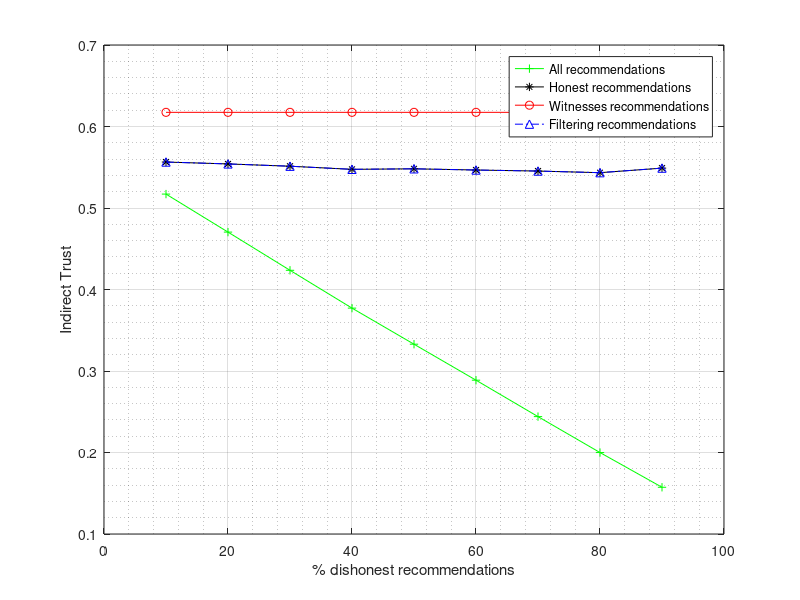

MATLAB code for this plot:
x=[10  20 30  40 50 60 70 80 90 ];

 y1=[0.517079403 0.470433464 0.423559566 0.377148814 0.332887575 0.288731725 0.244038407 0.199941537 0.157349542];

 y2=[0.556398886 0.554076219 0.551268083 0.547442158 0.548095315 0.546600702 0.545324891 0.543344574 0.548938241];
 
 y3=[0.617378109 0.617378109 0.617378109 0.617378109 0.617378109 0.617378109 0.617378109 0.617378109 0.617378109];
 
 y4=[0.556398886 0.554076219 0.551268083 0.547442158 0.548095315 0.546600702 0.545324891 0.543344574 0.548938241];

 plot(x,y1,'+-g',x,y2,'*-k',x,y3,'o-r',x,y4,'b-.^'); 
 
 xlabel('% dishonest recommendations'); ylabel('Indirect Trust');
 
 
 legend('All recommendations','Honest recommendations','Witnesses recommendations','Filtering recommendations');
  
set( legend,'location','best')

grid on
grid minor